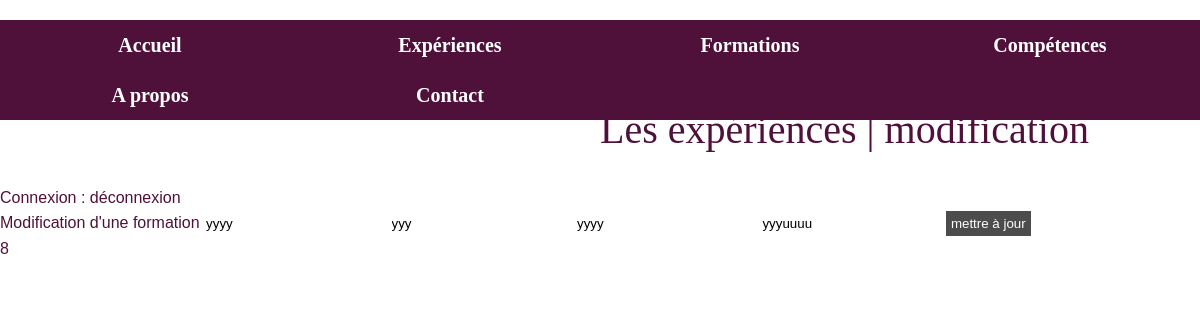
The page /admin/modif_experience.php?id_experience=8 on the database its author committed.
### tables this page shows
CREATE TABLE `experience` (
  `id_experience` int(5) NOT NULL,
  `titre_e` text NOT NULL,
  `sous_titre_e` text NOT NULL,
  `date_e` text NOT NULL,
  `description_e` text NOT NULL,
  `id_competence` int(11) DEFAULT NULL,
  `id_utilisateur` int(11) NOT NULL
);

### admin/modif_experience.php (the view, shortened to what this page needs)
<?php require("../connexion/connexion.php"); ?>
<?php
$id_experience = $_GET['id_experience'];
$sql = $pdo -> query("SELECT * FROM experience WHERE id_experience = '$id_experience'");
$ligne_experience = $sql->fetch();
?>
<!DOCTYPE html>
<html>
<head>
	<link rel="stylesheet" type="text/css" href="../css/style.css">
</head>
<body>
	<div id="contenu">
		<header>
			<?php require("../admin/admin_menu.php"); ?>
		</header>
		<h1> Les expériences | modification </h1>
		<div id="menu">
			<h2>Connexion : déconnexion</h2>
		</div>
		<div id="contenuPrincipal">
			<div>
					<form action="modif_experience.php" method="POST">
					<label>Modification d'une formation</label>
						<input type="text" name="titre_e" value="<?= $ligne_experience['titre_e']; ?>" required>
						<input type="text" name="sous_titre_e" value="<?= $ligne_experience['sous_titre_e']; ?>" required>
						<input type="text" name="date_e" value="<?= $ligne_experience['date_e']; ?>" required>
						<input type="text" name="description_e" value="<?= $ligne_experience['description_e']; ?>" required>
						<input type="submit" value="mettre à jour">
					</form>
			</div>
				<p> <?php echo $ligne_experience['id_experience']; ?>    </p>
		</div>
	</div>
</body>
</html>

### css/style.css (style rules this page uses)
html, body, div, span, applet, object, iframe, h1, h2, h3, h4, h5, h6, p, blockquote, pre, a, abbr, acronym, address, big, cite, code, del, dfn, em, img, ins, kbd, q, s, samp, small, strike, strong, sub, sup, tt, var, b, u, i, center, dl, dt, dd, ol, ul, li, fieldset, form, label, legend, table, caption, tbody, tfoot, thead, tr, th, td, article, aside, canvas, details, embed, figure, figcaption, footer, header, hgroup, menu, nav, output, ruby, section, summary, time, mark, audio, video { margin: 0; padding: 0; border: 0; font-size: 100%; font: inherit; vertical-align: baseline; }
article, aside, details, figcaption, figure, footer, header, hgroup, menu, nav, section { display: block; }
body { line-height: 1; }
body { background-color:white; color: #4F113A; font-family: 'Ubuntu', sans-serif; }
h1 { font-size: 40px; padding-left: 20px; padding-top: 10px; margin-bottom: 40px; font-family: 'Indie Flower', cursive; }
input[type=submit] { background-color: #4C4C4C; font-family: 'Ubuntu', sans-serif; color: white; margin-top: 5px; margin-bottom: 5px; border: none; padding: 5px; }
input[type=text] { background-color: transparent; border: none; }

### rows shown on the page
experience: titre_e "yyyy", sous_titre_e "yyy", date_e "yyyy", description_e "yyyuuuu", id_experience "8"
